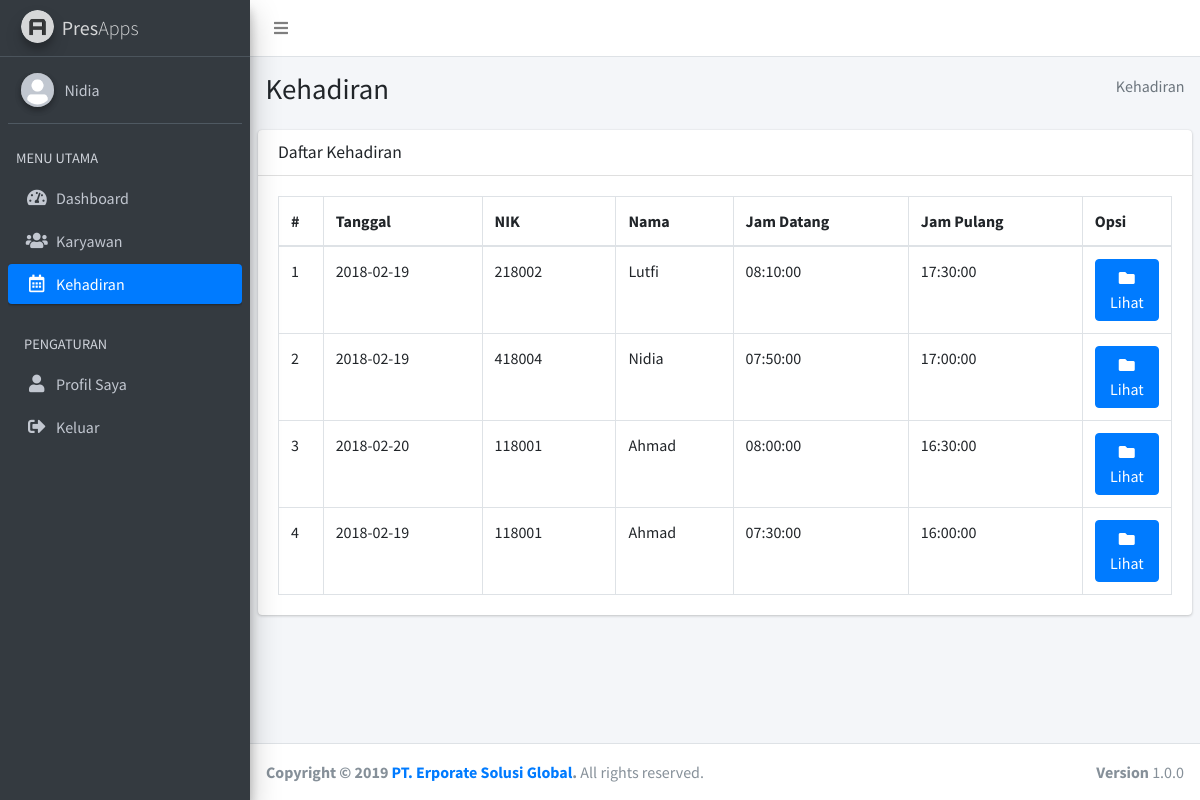
Screenshot of /staff/index.php?page=kehadiran (signed in) with the database file from the repository.
### tables this page shows
CREATE TABLE `akun_pengguna` (
  `nik` char(7) NOT NULL,
  `password` varchar(64) DEFAULT NULL,
  `hak_akses` enum('Admin','Staff') DEFAULT NULL
);

CREATE TABLE `karyawan` (
  `nik` char(7) NOT NULL,
  `nama_lengkap` varchar(25) DEFAULT NULL,
  `jenis_kelamin` enum('Pria','Wanita') DEFAULT NULL,
  `id_jabatan` int(11) DEFAULT NULL,
  `no_hp` char(13) DEFAULT NULL,
  `alamat` text
);

CREATE TABLE `kehadiran` (
  `id_kehadiran` int(11) NOT NULL,
  `nik` char(7) DEFAULT NULL,
  `tanggal` date DEFAULT NULL,
  `jam_datang` time DEFAULT NULL,
  `jam_pulang` time DEFAULT NULL
);

### action_staff/kehadiran.php (called while the page is built, shortened)
<?php
include "../connection/connect.php";
switch(@$_POST["mode"]){
	default:
		$sql = "SELECT kehadiran.id_kehadiran, kehadiran.nik, karyawan.nama_lengkap, kehadiran.tanggal, kehadiran.jam_datang, kehadiran.jam_pulang FROM kehadiran INNER JOIN karyawan ON kehadiran.nik = karyawan.nik ORDER BY kehadiran.id_kehadiran DESC";
		$result = mysqli_query($connect, $sql);
		break;
}
?>

### staff/pages/kehadiran/list.php (the view, shortened to what this page needs)
<section class="content-header">
  <div class="container-fluid">
    <div class="row mb-2">
      <div class="col-sm-6">
        <h1>Kehadiran</h1>
      </div>
      <div class="col-sm-6">
        <ol class="breadcrumb float-sm-right">
          <li class="breadcrumb-item active">Kehadiran</li>
        </ol>
      </div>
    </div>
  </div>
</section>
<section class="content">
  <div class="card">
    <div class="card-header">
      <h3 class="card-title">Daftar Kehadiran</h3>
    </div>
    <div class="card-body">
  		<table class="table table-bordered">
        <thead>
          <tr>
            <th style="width: 5%">#</th>
            <th>Tanggal</th>
            <th style="width: 15%">NIK</th>
            <th>Nama</th>
            <th>Jam Datang</th>
            <th>Jam Pulang</th>
            <th style="width: 10%">Opsi</th>
          </tr>
        </thead>
        <tbody>
          <?php
            include "../action_staff/kehadiran.php";
            $no = 1;
            while($i = mysqli_fetch_assoc($result)){
          ?>
          <tr>
            <td><?php echo $no; ?></td>
            <td><?php echo $i["tanggal"]; ?></td>
            <td><?php echo $i["nik"]; ?></td>
            <td><?php echo $i["nama_lengkap"]; ?></td>
            <td><?php echo $i["jam_datang"]; ?></td>
            <td><?php echo $i["jam_pulang"]; ?></td>
            <td>
            	<a href="index.php?page=kehadiran&action=detail&id=<?php echo $i['id_kehadiran']; ?>" class="btn btn-primary">
            		<i class="fas fa-folder"></i> Lihat
            	</a>
            </td>
          </tr>
          <?php
              $no++;
            }
          ?>
        </tbody>
      </table>
    </div>
  </div>
</section>

### staff/layout/header.php (shortened to what this page needs)
<!DOCTYPE html>
<html lang="en">
<head>
  <link rel="stylesheet" href="../assets/plugins/fontawesome-free/css/all.min.css">
  <link rel="stylesheet" href="../assets/dist/css/adminlte.min.css">
</head>
<body class="hold-transition sidebar-mini layout-fixed layout-navbar-fixed layout-footer-fixed">
<div class="wrapper">
  <nav class="main-header navbar navbar-expand navbar-white navbar-light">
    <ul class="navbar-nav">
      <li class="nav-item">
        <a class="nav-link" data-widget="pushmenu" href="#"><i class="fas fa-bars"></i></a>
      </li>
    </ul>
  </nav>
  <aside class="main-sidebar sidebar-dark-primary elevation-4">
    <a href="index.php?page=dashboard" class="brand-link">
      <img src="../assets/dist/img/AdminLTELogo.png" alt="AdminLTE Logo" class="brand-image img-circle elevation-3"
           style="opacity: .8">
      <span class="brand-text font-weight-light"><b>Pres</b>Apps</span>
    </a>
    <div class="sidebar">
      <div class="user-panel mt-3 pb-3 mb-3 d-flex">
        <div class="image">
          <img src="../assets/dist/img/user-avatar.png" class="img-circle elevation-2" alt="User Image">
        </div>
        <div class="info">
          <?php
            include "../connection/connect.php";
            $nik = $_SESSION["nik"];
            $sql = "SELECT akun_pengguna.nik, karyawan.nama_lengkap, akun_pengguna.password, akun_pengguna.hak_akses FROM akun_pengguna INNER JOIN karyawan ON akun_pengguna.nik = karyawan.nik WHERE akun_pengguna.nik='$nik'";
            $result = mysqli_query($connect, $sql);
            $i = mysqli_fetch_assoc($result);
          ?>
          <a href="#" class="d-block"><?php echo $i["nama_lengkap"]; ?></a>
        </div>
      </div>
      <nav class="mt-2">
        <ul class="nav nav-pills nav-sidebar flex-column" data-widget="treeview" role="menu" data-accordion="false">
          <li class="nav-header">MENU UTAMA</li>
          <?php
            if(isset($_GET["page"])){
              $page = $_GET["page"];
            }else{
              $page = "dashboard";
            }
          ?>
          <li class="nav-item">
            <a href="index.php?page=dashboard" class="nav-link <?php if($page == 'dashboard'){ echo 'active'; } ?>">
              <i class="nav-icon fas fa-tachometer-alt"></i>
              <p>
                Dashboard
              </p>
            </a>
          </li>
          <li class="nav-item">
            <a href="index.php?page=karyawan" class="nav-link <?php if($page == 'karyawan'){ echo 'active'; } ?>">
              <i class="nav-icon fas fa-users"></i>
              <p>
                Karyawan
              </p>
            </a>
          </li>
          <li class="nav-item">
            <a href="index.php?page=kehadiran" class="nav-link <?php if($page == 'kehadiran'){ echo 'active'; } ?>">
              <i class="nav-icon far fa-calendar-alt"></i>
              <p>
                Kehadiran
              </p>
            </a>
          </li>
          <li class="nav-header">PENGATURAN</li>
          <li class="nav-item">
            <a href="index.php?page=profil_saya" class="nav-link <?php if($page == 'profil_saya'){ echo 'active'; } ?>">
              <i class="nav-icon fas fa-user"></i>
              <p>
                Profil Saya
              </p>
            </a>
          </li>
          <li class="nav-item">
            <a href="logout.php" class="nav-link">
              <i class="nav-icon fas fa-sign-out-alt"></i>
              <p>
                Keluar
              </p>
            </a>
          </li>
        </ul>
      </nav>
    </div>
  </aside>
  <div class="content-wrapper">

### rows the page displays
akun_pengguna: nik.nama_lengkap "Nidia"
kehadiran: tanggal "2018-02-19", nik "218002", nik.nama_lengkap "Lutfi", jam_datang "08:10:00", jam_pulang "17:30:00"
kehadiran: tanggal "2018-02-19", nik "418004", nik.nama_lengkap "Nidia", jam_datang "07:50:00", jam_pulang "17:00:00"
kehadiran: tanggal "2018-02-20", nik "118001", nik.nama_lengkap "Ahmad", jam_datang "08:00:00", jam_pulang "16:30:00"
kehadiran: tanggal "2018-02-19", nik "118001", nik.nama_lengkap "Ahmad", jam_datang "07:30:00", jam_pulang "16:00:00"
